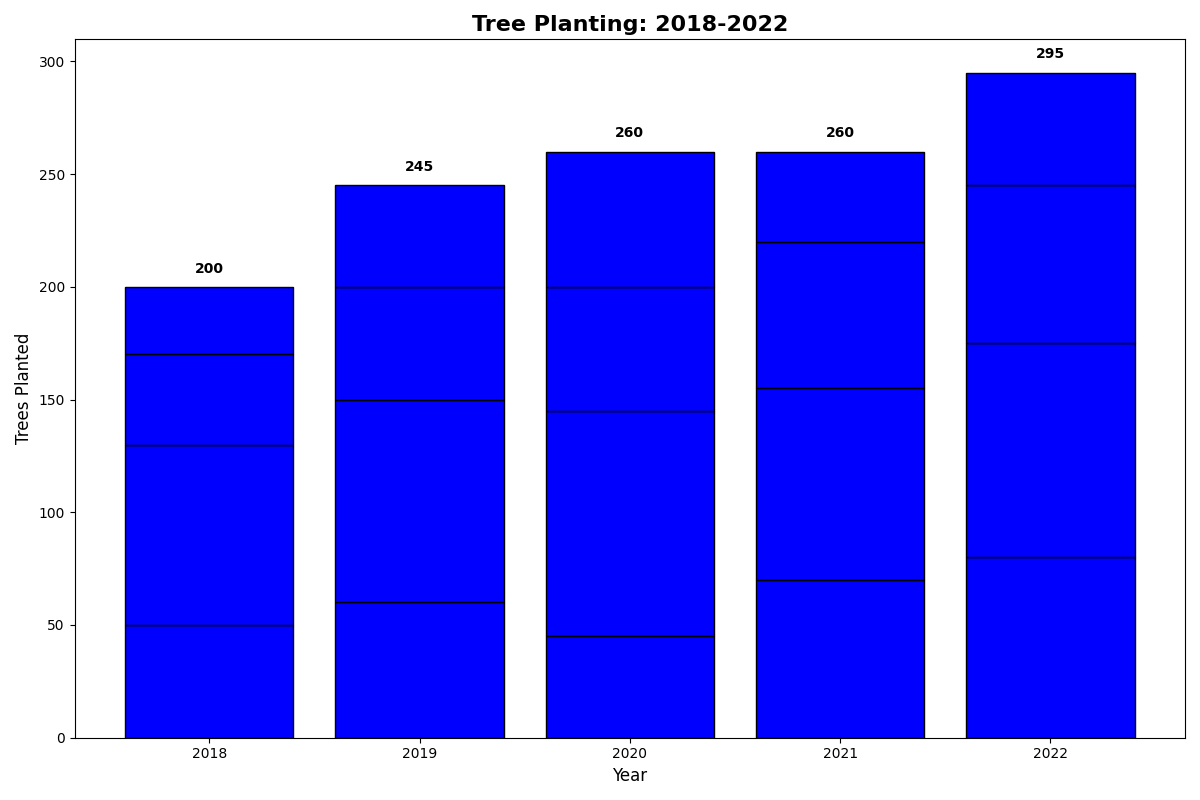

Recreate this plot in Python.
import matplotlib.pyplot as plt
import numpy as np

years = ['2018', '2019', '2020', '2021', '2022']
tree_types = ['Oak', 'Pine', 'Maple', 'Birch']  # Removed 'Cherry'
planting_data = [
    [50, 60, 45, 70, 80],  # Oak
    [80, 90, 100, 85, 95],  # Pine
    [40, 50, 55, 65, 70],  # Maple
    [30, 45, 60, 40, 50]   # Birch
    # Removed Cherry data
]

planting_data_t = np.array(planting_data).T
single_color = 'blue'

fig, ax = plt.subplots(figsize=(12, 8))

for i, tree_type in enumerate(tree_types):
    if i == 0:
        bars = ax.bar(years, planting_data_t[:, i], color=single_color, edgecolor='black')
    else:
        bars = ax.bar(years, planting_data_t[:, i], bottom=np.sum(planting_data_t[:, :i], axis=1), color=single_color, edgecolor='black')

ax.set_xlabel('Year', fontsize=12)
ax.set_ylabel('Trees Planted', fontsize=12)
ax.set_title('Tree Planting: 2018-2022', fontsize=16, fontweight='bold')

totals = planting_data_t.sum(axis=1)
for year, total in zip(years, totals):
    ax.text(year, total + 5, f'{total}', ha='center', va='bottom', fontsize=10, fontweight='bold')

plt.tight_layout()
plt.show()
